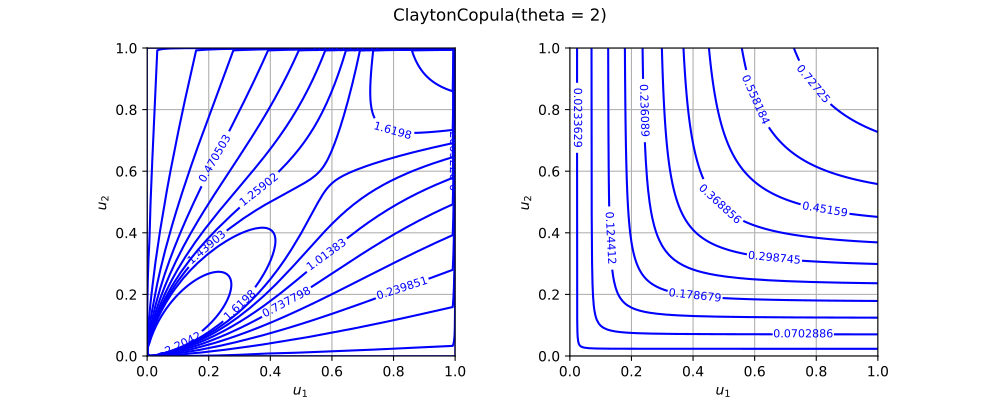

Source code (Python):
import openturns as ot
from matplotlib import pyplot as plt
from openturns.viewer import View
if (ot.ClaytonCopula().__class__.__name__=='SklarCopula'):
  myStudent = ot.Student(3.0, [1.0]*2, [3.0]*2, ot.CorrelationMatrix(2))
  copula =  ot.SklarCopula(myStudent)
else:
  copula = ot.ClaytonCopula()
if copula.getDimension() == 1:
    copula = ot.ClaytonCopula(2)
copula.setDescription(['$u_1$', '$u_2$'])
pdf_graph = copula.drawPDF()
cdf_graph = copula.drawCDF()
fig = plt.figure(figsize=(10, 4))
plt.suptitle(str(copula))
pdf_axis = fig.add_subplot(121)
cdf_axis = fig.add_subplot(122)
View(pdf_graph, figure=fig, axes=[pdf_axis], add_legend=False)
View(cdf_graph, figure=fig, axes=[cdf_axis], add_legend=False)
pdf_axis.set_aspect('equal')
cdf_axis.set_aspect('equal')
